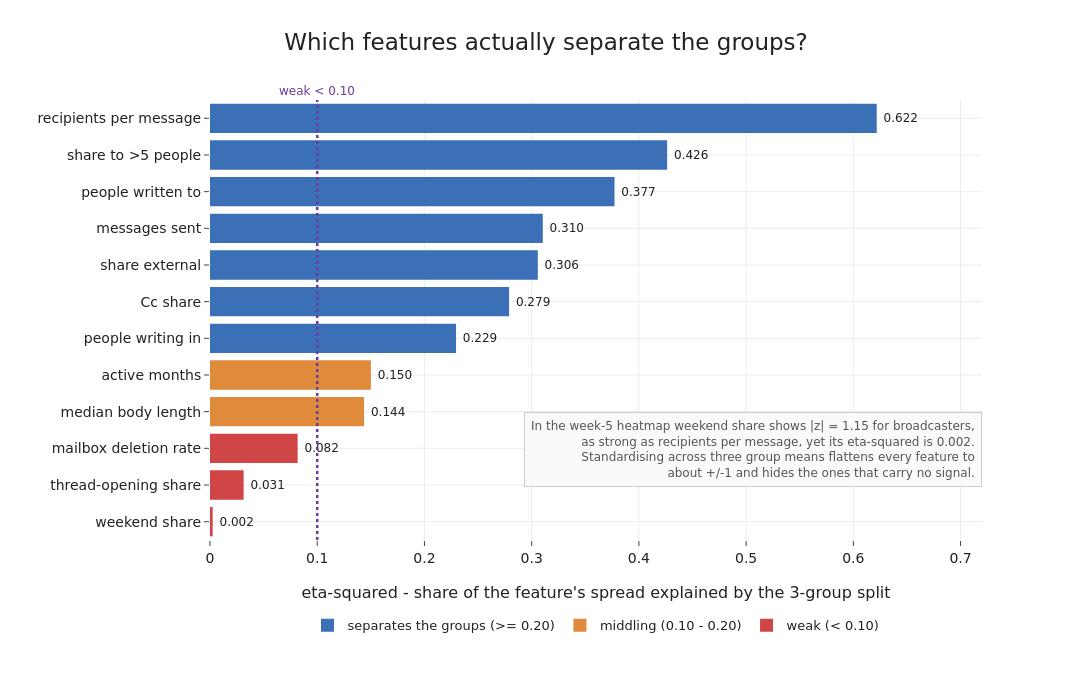

Notebook code cell kept with this figure:
### Markdown cell above
## Which features actually separate the groups?

The week-five profile heatmap standardised each feature across the three group means, then coloured the
result. With only three numbers per feature, that step forces every feature to come out near one standard
deviation whether or not it carries any signal, so the heatmap made all twelve look about equally
important. A cleaner measure of how much a feature defines the split is eta-squared: of all the spread in
a feature across the 143 people, the share that the three-group split accounts for. A feature near one is
almost entirely explained by which group a person is in; a feature near zero looks the same in every group
and the split tells us nothing about it.

### Code cell
eta = {}
for j, f in enumerate(FEATS):
    x = X[:, j]; gm = x.mean(); sst = ((x - gm) ** 2).sum()
    ssb = sum((clabel == c).sum() * (x[clabel == c].mean() - gm) ** 2 for c in np.unique(clabel))
    eta[f] = ssb / sst
eta = pd.Series(eta).sort_values()

# crosscheck: how the heatmap's 3-group z compares to the population z and to eta-squared
prof_named = prof.rename(index=names)
z3   = (prof_named - prof_named.mean()) / prof_named.std()
zpop = (prof_named - Fraw[FEATS].mean()) / Fraw[FEATS].std()
chk = pd.DataFrame({"heatmap z (broadc.)": z3.loc["Broadcasters / execs"],
                    "population z (broadc.)": zpop.loc["Broadcasters / execs"],
                    "eta_squared": eta}).loc[["wknd_ratio", "root_ratio", "del_rate", "broadcast", "mean_recip"]]
chk.index = [PRETTY[i] for i in chk.index]
print(chk.round(3).to_string())

fn = [PRETTY[k] for k in eta.index]; ev = eta.values
barcol = [RED if v < 0.10 else (ORANGE if v < 0.20 else BLUE) for v in ev]
fig = go.Figure(go.Bar(y=fn, x=ev, orientation="h", marker_color=barcol,
    text=[f" {v:.3f}" for v in ev], textposition="outside", textfont=dict(size=12),
    cliponaxis=False, showlegend=False))
for col, nm in [(BLUE, "separates the groups (>= 0.20)"),
                (ORANGE, "middling (0.10 - 0.20)"), (RED, "weak (< 0.10)")]:
    fig.add_trace(go.Scatter(x=[None], y=[None], mode="markers",
        marker=dict(size=13, color=col, symbol="square"), name=nm, showlegend=True))
fig.add_vline(x=0.10, line=dict(color=PURPLE, dash="dot", width=2.5),
    annotation_text="weak &lt; 0.10", annotation_position="top",
    annotation_font=dict(size=12, color=PURPLE))
fig.update_xaxes(title_text="eta-squared - share of the feature's spread explained by the 3-group split",
    range=[0, 0.72])
fig.add_annotation(xref="paper", yref="paper", x=1.0, y=0.12, showarrow=False, xanchor="right", align="right",
    text="In the week-5 heatmap weekend share shows |z| = 1.15 for broadcasters,<br>"
         "as strong as recipients per message, yet its eta-squared is 0.002.<br>"
         "Standardising across three group means flattens every feature to<br>"
         "about +/-1 and hides the ones that carry no signal.",
    font=dict(size=12, color="#555"), bordercolor="#cccccc", borderwidth=1, borderpad=6, bgcolor="#fafafa")
fig.update_layout(title="Which features actually separate the groups?",
    legend=dict(orientation="h", x=0.5, xanchor="center", y=-0.16, yanchor="top", font=dict(size=13)))
save_fig(fig, "pc2_feature_separation.png", w=1180, h=680, margin=dict(l=210, r=110, t=100, b=140))

### Figure 1 — Plotly figure (JSON) as saved in the notebook; plotly's stock layout.template omitted (floating-point values rounded to 4 significant figures)
{"data": [{"cliponaxis": false, "marker": {"color": ["#d04545", "#d04545", "#d04545", "#e08a3c", "#e08a3c", "#3b6fb6", "#3b6fb6", "#3b6fb6", "#3b6fb6", "#3b6fb6", "#3b6fb6", "#3b6fb6"]}, "orientation": "h", "showlegend": false, "text": [" 0.002", " 0.031", " 0.082", " 0.144", " 0.150", " 0.229", " 0.279", " 0.306", " 0.310", " 0.377", " 0.426", " 0.622"], "textfont": {"size": 12}, "textposition": "outside", "type": "bar", "x": [0.002494, 0.0314, 0.08176, 0.1437, 0.1501, 0.2295, 0.279, 0.3057, 0.3104, 0.3773, 0.4263, 0.6218], "y": ["weekend share", "thread-opening share", "mailbox deletion rate", "median body length", "active months", "people writing in", "Cc share", "share external", "messages sent", "people written to", "share to >5 people", "recipients per message"]}, {"marker": {"color": "#3b6fb6", "size": 13, "symbol": "square"}, "mode": "markers", "name": "separates the groups (>= 0.20)", "showlegend": true, "type": "scatter", "x": [null], "y": [null]}, {"marker": {"color": "#e08a3c", "size": 13, "symbol": "square"}, "mode": "markers", "name": "middling (0.10 - 0.20)", "showlegend": true, "type": "scatter", "x": [null], "y": [null]}, {"marker": {"color": "#d04545", "size": 13, "symbol": "square"}, "mode": "markers", "name": "weak (< 0.10)", "showlegend": true, "type": "scatter", "x": [null], "y": [null]}], "layout": {"annotations": [{"font": {"color": "#6a3d9a", "size": 12}, "showarrow": false, "text": "weak &lt; 0.10", "x": 0.1, "xanchor": "center", "xref": "x", "y": 1, "yanchor": "bottom", "yref": "y domain"}, {"align": "right", "bgcolor": "#fafafa", "bordercolor": "#cccccc", "borderpad": 6, "borderwidth": 1, "font": {"color": "#555", "size": 12}, "showarrow": false, "text": "In the week-5 heatmap weekend share shows |z| = 1.15 for broadcasters,<br>as strong as recipients per message, yet its eta-squared is 0.002.<br>Standardising across three group means flattens every feature to<br>about +/-1 and hides the ones that carry no signal.", "x": 1.0, "xanchor": "right", "xref": "paper", "y": 0.12, "yref": "paper"}], "height": 680, "legend": {"font": {"size": 13}, "orientation": "h", "x": 0.5, "xanchor": "center", "y": -0.16, "yanchor": "top"}, "margin": {"b": 140, "l": 210, "r": 110, "t": 100}, "shapes": [{"line": {"color": "#6a3d9a", "dash": "dot", "width": 2.5}, "type": "line", "x0": 0.1, "x1": 0.1, "xref": "x", "y0": 0, "y1": 1, "yref": "y domain"}], "title": {"text": "Which features actually separate the groups?"}, "width": 1180, "xaxis": {"range": [0, 0.72], "title": {"text": "eta-squared - share of the feature's spread explained by the 3-group split"}}}}
